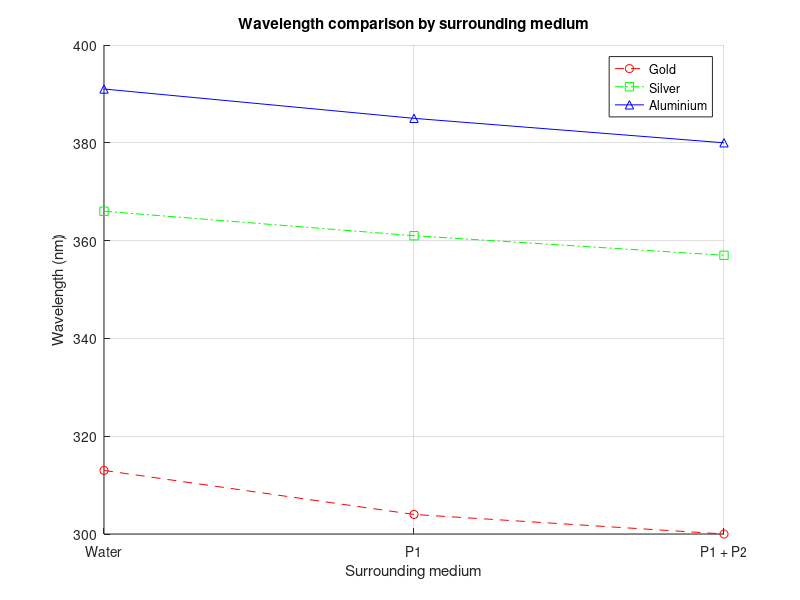

Reproduce this figure in MATLAB.
% Same wavelength data as lambda_plot.m, grouped by surrounding medium.
% This script plots wavelength, not effective refractive index.
media = {'Water', 'P1', 'P1 + P2'};
lambda_gold = [313, 304, 300];
lambda_silver = [366, 361, 357];
lambda_aluminium = [391, 385, 380];
figure; hold on;
plot(1:3, lambda_gold, 'r--o', 'DisplayName', 'Gold');
plot(1:3, lambda_silver, 'g-.s', 'DisplayName', 'Silver');
plot(1:3, lambda_aluminium, 'b-^', 'DisplayName', 'Aluminium');
set(gca, 'XTick', 1:3, 'XTickLabel', media);
xlabel('Surrounding medium'); ylabel('Wavelength (nm)');
title('Wavelength comparison by surrounding medium');
legend show; grid on; hold off;
